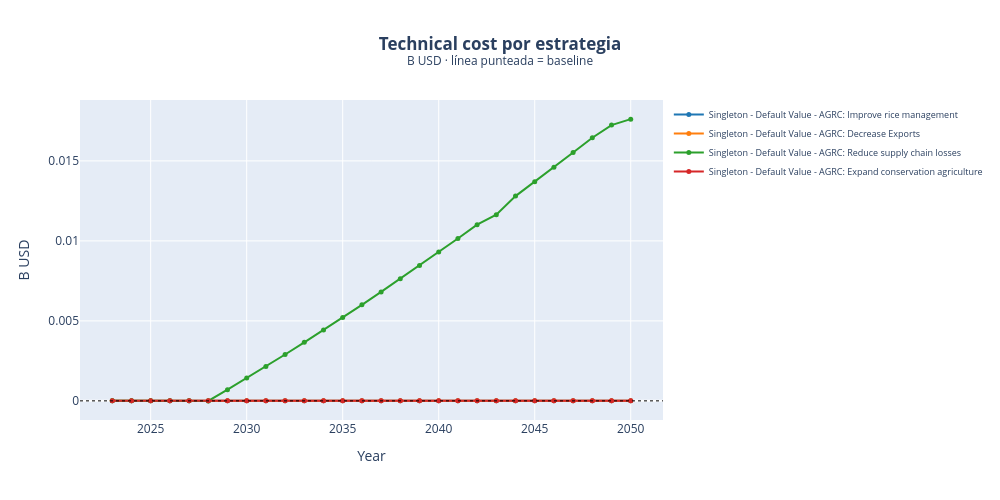

This figure's notebook cell:
### Code cell
# ── Costos técnicos por año y por estrategia ──────────────────────────────────
import plotly.graph_objects as go

tc_annual = (
    cb_data[cb_data['cb_type'] == 'technical_cost']
    .groupby(['strategy_id','strategy','Year'], dropna=False)['value']
    .sum()
    .reset_index()
    .sort_values(['strategy_id','Year'])
)

PALETTE = ['#1f77b4','#ff7f0e','#2ca02c','#d62728','#9467bd',
           '#8c564b','#e377c2','#7f7f7f','#bcbd22','#17becf']

fig_tc = go.Figure()
for i, (sid, grp) in enumerate(tc_annual.groupby('strategy_id', sort=True)):
    label = grp['strategy'].iloc[0]
    color = PALETTE[i % len(PALETTE)]
    dash  = 'dash' if sid == base_sid else 'solid'
    fig_tc.add_trace(go.Scatter(
        x=grp['Year'], y=grp['value'],
        mode='lines+markers',
        line=dict(color=color, dash=dash, width=2),
        marker=dict(size=5),
        name=label,
        hovertemplate=f'<b>{label}</b><br>%{{y:,.3f}} B USD<br>Year: %{{x}}<extra></extra>',
    ))

fig_tc.add_hline(y=0, line=dict(color='black', dash='dot', width=1))
fig_tc.update_layout(
    title=dict(text='<b>Technical cost por estrategia</b><br>'
                    '<sup>B USD · línea punteada = baseline</sup>', x=0.5),
    xaxis=dict(title='Year', tickformat='d'),
    yaxis_title='B USD',
    height=500, width=1000,
    legend=dict(orientation='v', x=1.01, y=1, font=dict(size=9)),
    hovermode='x unified',
)
fig_tc.show()

### Figure 1 — Plotly figure (JSON) as saved in the notebook; plotly's stock layout.template omitted (floating-point values rounded to 4 significant figures)
{"data": [{"hovertemplate": "<b>Singleton - Default Value - AGRC: Improve rice management</b><br>%{y:,.3f} B USD<br>Year: %{x}<extra></extra>", "line": {"color": "#1f77b4", "dash": "solid", "width": 2}, "marker": {"size": 5}, "mode": "lines+markers", "name": "Singleton - Default Value - AGRC: Improve rice management", "type": "scatter", "x": [2023, 2024, 2025, 2026, 2027, 2028, 2029, 2030, 2031, 2032, 2033, 2034, 2035, 2036, 2037, 2038, 2039, 2040, 2041, 2042, 2043, 2044, 2045, 2046, 2047, 2048, 2049, 2050], "y": [0.0, 0.0, 0.0, 0.0, 0.0, 0.0, 0.0, 0.0, 0.0, 0.0, 0.0, 0.0, 0.0, 0.0, 0.0, 0.0, 0.0, 0.0, 0.0, 0.0, 0.0, 0.0, 0.0, 0.0, 0.0, 0.0, 0.0, 0.0]}, {"hovertemplate": "<b>Singleton - Default Value - AGRC: Decrease Exports</b><br>%{y:,.3f} B USD<br>Year: %{x}<extra></extra>", "line": {"color": "#ff7f0e", "dash": "solid", "width": 2}, "marker": {"size": 5}, "mode": "lines+markers", "name": "Singleton - Default Value - AGRC: Decrease Exports", "type": "scatter", "x": [2023, 2024, 2025, 2026, 2027, 2028, 2029, 2030, 2031, 2032, 2033, 2034, 2035, 2036, 2037, 2038, 2039, 2040, 2041, 2042, 2043, 2044, 2045, 2046, 2047, 2048, 2049, 2050], "y": [0.0, 0.0, 0.0, 0.0, 0.0, 0.0, 0.0, 0.0, 0.0, 0.0, 0.0, 0.0, 0.0, 0.0, 0.0, 0.0, 0.0, 0.0, 0.0, 0.0, 0.0, 0.0, 0.0, 0.0, 0.0, 0.0, 0.0, 0.0]}, {"hovertemplate": "<b>Singleton - Default Value - AGRC: Reduce supply chain losses</b><br>%{y:,.3f} B USD<br>Year: %{x}<extra></extra>", "line": {"color": "#2ca02c", "dash": "solid", "width": 2}, "marker": {"size": 5}, "mode": "lines+markers", "name": "Singleton - Default Value - AGRC: Reduce supply chain losses", "type": "scatter", "x": [2023, 2024, 2025, 2026, 2027, 2028, 2029, 2030, 2031, 2032, 2033, 2034, 2035, 2036, 2037, 2038, 2039, 2040, 2041, 2042, 2043, 2044, 2045, 2046, 2047, 2048, 2049, 2050], "y": [0.0, 0.0, 0.0, 0.0, 0.0, -6.701e-14, 0.0007019, 0.001422, 0.002155, 0.0029, 0.003658, 0.004428, 0.00521, 0.006004, 0.00681, 0.007632, 0.008457, 0.009297, 0.01015, 0.01101, 0.01163, 0.0128, 0.01369, 0.0146, 0.01552, 0.01645, 0.01724, 0.01761]}, {"hovertemplate": "<b>Singleton - Default Value - AGRC: Expand conservation agriculture</b><br>%{y:,.3f} B USD<br>Year: %{x}<extra></extra>", "line": {"color": "#d62728", "dash": "solid", "width": 2}, "marker": {"size": 5}, "mode": "lines+markers", "name": "Singleton - Default Value - AGRC: Expand conservation agriculture", "type": "scatter", "x": [2023, 2024, 2025, 2026, 2027, 2028, 2029, 2030, 2031, 2032, 2033, 2034, 2035, 2036, 2037, 2038, 2039, 2040, 2041, 2042, 2043, 2044, 2045, 2046, 2047, 2048, 2049, 2050], "y": [0.0, 0.0, 0.0, 0.0, 0.0, 0.0, 0.0, 0.0, 0.0, 0.0, 0.0, 0.0, 0.0, 0.0, 0.0, 0.0, 0.0, 0.0, 0.0, 0.0, 0.0, 0.0, 0.0, 0.0, 0.0, 0.0, 0.0, 0.0]}], "layout": {"height": 500, "hovermode": "x unified", "legend": {"font": {"size": 9}, "orientation": "v", "x": 1.01, "y": 1}, "shapes": [{"line": {"color": "black", "dash": "dot", "width": 1}, "type": "line", "x0": 0, "x1": 1, "xref": "x domain", "y0": 0, "y1": 0, "yref": "y"}], "title": {"text": "<b>Technical cost por estrategia</b><br><sup>B USD · línea punteada = baseline</sup>", "x": 0.5}, "width": 1000, "xaxis": {"tickformat": "d", "title": {"text": "Year"}}, "yaxis": {"title": {"text": "B USD"}}}}
